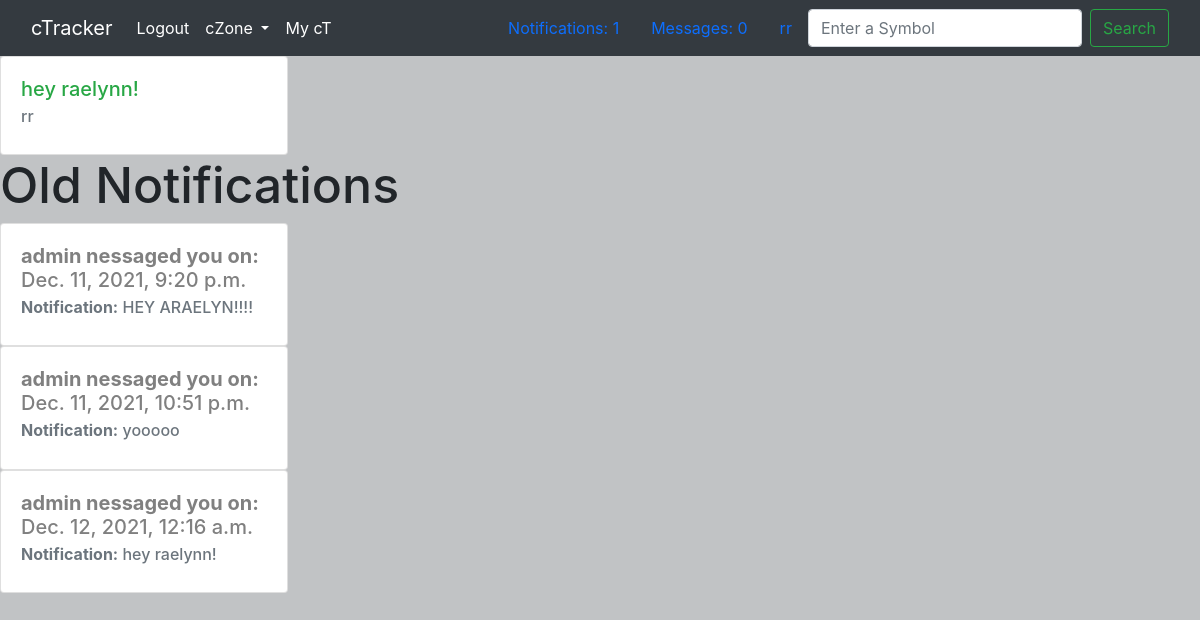
/my-notifications/2/, run on the app's committed database.
### member/models.py (models this page shows)
class Member(AbstractUser):
    def __str__(self):
        return self.username

### messaging/models.py (models this page shows, shortened)
class MessageNotification(models.Model):
    message = models.ForeignKey(
        Message, related_name="%(class)s_message", null=True, on_delete=models.CASCADE
    )
    member_notified = models.ForeignKey(
        Member,
        related_name="%(class)s_member_notified",
        null=True,
        on_delete=models.CASCADE,
    )
    is_new = models.BooleanField(default=True)
    time_notified = models.DateTimeField(default=timezone.now)
    def __str__(self):
        return self.message.body

class Message(models.Model):
    body = models.TextField(max_length=500)
    author = models.ForeignKey(
        Member, related_name="%(class)s_author", null=True, on_delete=models.CASCADE
    )
    recipient = models.ForeignKey(
        Member, related_name="%(class)s_recipient", null=True, on_delete=models.CASCADE
    )
    is_new = models.BooleanField(default=True)
    time_sent = models.DateTimeField(default=timezone.now)
    def __str__(self):
        return self.body

### messaging/views.py (the view)
# urls.py: path("my-notifications/<int:id>/", messaging_views.member_notifications, name="my-notifications"),
def member_notifications(request, id):
    template = "notifications.html"
    signed_in_member = Member.objects.get(id=id)
    message_count = get_new_messages_count(signed_in_member)
    notification_count = get_notifications_count(signed_in_member)
    new_member_notifications = MessageNotification.objects.filter(
        Q(member_notified=signed_in_member) & Q(is_new=True)
    )
    old_member_notifications = MessageNotification.objects.filter(
        Q(member_notified=signed_in_member) & Q(is_new=False)
    )
    context = {
        "old_member_notifications": old_member_notifications,
        "new_member_notifications": new_member_notifications,
        "signed_in_member": signed_in_member,
        "message_count": message_count,
        "notification_count": notification_count,
    }
    for notification in new_member_notifications:
        notify_seen(notification)
    return render(request, template, context)

### messaging/views.py (called while the page is built)
def get_new_messages_count(logged_in_member):
    signed_in_member = logged_in_member
    member_messages = Message.objects.filter(
        Q(recipient=signed_in_member) & Q(is_new=True)
    )
    messages_count = len(member_messages)
    return messages_count

def get_notifications_count(logged_in_member):
    signed_in_member = logged_in_member
    new_member_notifications = MessageNotification.objects.filter(
        Q(member_notified=signed_in_member) & Q(is_new=True)
    )
    return len(new_member_notifications)

def notify_seen(notification):
    notification.is_new = False
    notification.save()

### templates/notifications.html (shortened to what this page needs)
{% extends 'base.html' %}
  {% block content %}
  <div>
    {% if new_member_notifications %}
    {% for noti in new_member_notifications %}
    <div class="card" style="width: 18rem;">
        <div class="card-body">
          <h5 class="card-title">{{noti.message}}</h5>
          <h6 class="card-subtitle mb-2 text-muted">{{noti.member_notified.username}}</h6>
        </div>
      </div>
    {% endfor %}
    {% else %}
    <h4>You have no new notifications</h4>
    {% endif %}
</div>
<div>
  <h1>Old Notifications</h1>
  {% for noti in old_member_notifications %}
  <div class="card" style="width: 18rem; ">
      <div class="card-body"">
        <h5 class="card-title" style="color: grey;"><b>{{ noti.message.author }} nessaged you on:</b> {{ noti.time_notified }}</h5>
        <h6 class="card-subtitle mb-2 text-muted"><b>Notification:</b> {{noti}}</h6>
      </div>
    </div>
  {% endfor %}
</div>
  {% endblock %}

### templates/base.html (shortened to what this page needs)
{% load static %}
<!DOCTYPE html>
<html lang="en">
  <head>
    <link
      href="https://cdn.jsdelivr.net/npm/bootstrap@5.1.0/dist/css/bootstrap.min.css"
      rel="stylesheet"
    />
    <link
      href="//maxcdn.bootstrapcdn.com/bootstrap/4.1.1/css/bootstrap.min.css"
      rel="stylesheet"
      id="bootstrap-css"
    />
     <link
      rel="stylesheet"
      type="text/css"
      href="{% static 'css/style.css' %}"
    />
  </head>
  <body>
    {% if signed_in_member.username %}
    <nav class="navbar navbar-expand-lg navbar-dark bg-dark">
      <div class="container-fluid">
        <a class="navbar-brand" href="/home/">cTracker</a>
        <div class="collapse navbar-collapse" id="navbarSupportedContent">
          <ul class="navbar-nav me-auto mb-2 mb-lg-0">
            <li class="nav-item">
                <a class="nav-link active" aria-current="page" href="/logout/">Logout</a>
              </li>
            <li class="nav-item dropdown">
              <a
                class="nav-link active dropdown-toggle"
                href="#"
                id="navbarDropdown"
                role="button"
                data-bs-toggle="dropdown"
                aria-expanded="false"
              >
                cZone
              </a>
            </li>
            <li class="nav-item">
                <a class="nav-link active" aria-current="page" href="/my-ct/">My cT</a>
              </li>
          </ul>
          <a class="nav-link active" aria-current="page" href="/my-notifications/{{signed_in_member.id}}/">Notifications: {{ notification_count }}</a>
          <a class="nav-link active" aria-current="page" href="/my-messages/{{signed_in_member.id}}/">Messages: {{ message_count }}</a>
          <a class="nav-link active" aria-current="page" href="/profile/{{signed_in_member.id}}/">{{signed_in_member.username}}</a>
          <form class="d-flex">
            <input
              class="form-control me-2"
              type="search"
              placeholder="Enter a Symbol"
              aria-label="Search"
            />
            <button class="btn btn-outline-success" type="submit">
              Search
            </button>
          </form>
        </div>
      </div>
    </nav>
      {% endif %}
    {% block content %} {% endblock %}
  </body>
</html>

### static/css/style.css (style rules this page uses)
html { background-color: #343a404d; height: auto; }
body { background-color: initial; height: fit-content; }
.carousel-item, h5 { color: #28a745; }
a { text-decoration: none; color: black; }
form { font-size: 30px; }
input { font-size: 30px; width: 300px; background-image: inherit; }
h1 { font-size: 50px; }

### data on the page
Member: username "rr"
MessageNotification: message "hey raelynn!", member_notified.username "rr", message.author "admin", time_notified "Dec. 12, 2021, 12:16 a.m.", message.body "hey raelynn!"
MessageNotification: message.author "admin", time_notified "Dec. 11, 2021, 9:20 p.m.", message.body "HEY ARAELYN!!!!"
MessageNotification: message.author "admin", time_notified "Dec. 11, 2021, 10:51 p.m.", message.body "yooooo"

### other printed values
{{ notification_count }} "1"
{{ message_count }} "0"
